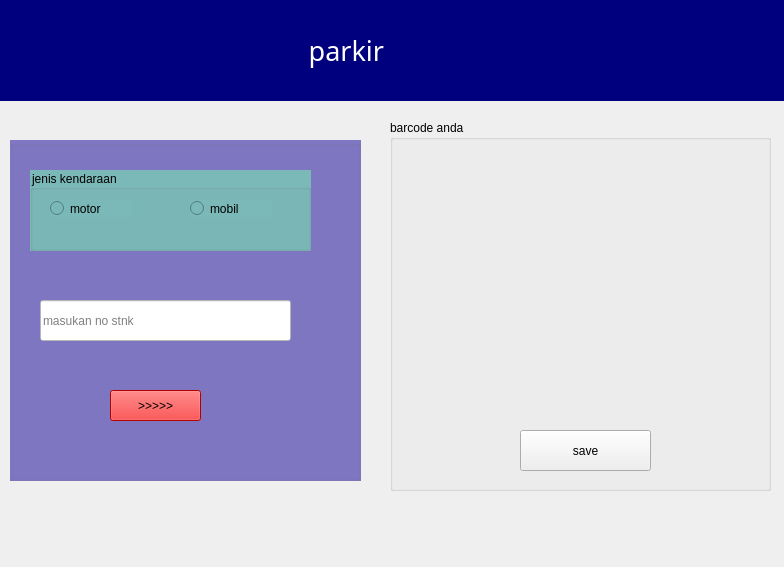
<?xml version="1.0" encoding="UTF-8"?>
<ui version="4.0">
 <class>Form</class>
 <widget class="QWidget" name="Form">
  <property name="geometry">
   <rect>
    <x>0</x>
    <y>0</y>
    <width>784</width>
    <height>567</height>
   </rect>
  </property>
  <property name="windowTitle">
   <string>Form</string>
  </property>
  <property name="styleSheet">
   <string notr="true"/>
  </property>
  <widget class="QLabel" name="label">
   <property name="geometry">
    <rect>
     <x>0</x>
     <y>0</y>
     <width>791</width>
     <height>101</height>
    </rect>
   </property>
   <property name="font">
    <font>
     <family>Algerian</family>
     <pointsize>20</pointsize>
    </font>
   </property>
   <property name="styleSheet">
    <string notr="true">background-color: rgb(0, 0, 127);
color: rgb(255, 255, 255);</string>
   </property>
   <property name="text">
    <string>                                            parkir</string>
   </property>
  </widget>
  <widget class="QGroupBox" name="groupBox_2">
   <property name="geometry">
    <rect>
     <x>10</x>
     <y>140</y>
     <width>351</width>
     <height>341</height>
    </rect>
   </property>
   <property name="styleSheet">
    <string notr="true">background-color: rgb(128, 119, 195);</string>
   </property>
   <property name="title">
    <string/>
   </property>
   <widget class="QGroupBox" name="groupBox">
    <property name="geometry">
     <rect>
      <x>20</x>
      <y>30</y>
      <width>281</width>
      <height>81</height>
     </rect>
    </property>
    <property name="styleSheet">
     <string notr="true">background-color: rgb(123, 184, 184);</string>
    </property>
    <property name="title">
     <string>jenis kendaraan </string>
    </property>
    <widget class="QRadioButton" name="motor">
     <property name="geometry">
      <rect>
       <x>20</x>
       <y>30</y>
       <width>82</width>
       <height>17</height>
      </rect>
     </property>
     <property name="text">
      <string>motor</string>
     </property>
    </widget>
    <widget class="QRadioButton" name="mobil">
     <property name="geometry">
      <rect>
       <x>160</x>
       <y>30</y>
       <width>82</width>
       <height>17</height>
      </rect>
     </property>
     <property name="text">
      <string>mobil</string>
     </property>
    </widget>
   </widget>
   <widget class="QLineEdit" name="stnk">
    <property name="geometry">
     <rect>
      <x>30</x>
      <y>160</y>
      <width>251</width>
      <height>41</height>
     </rect>
    </property>
    <property name="styleSheet">
     <string notr="true">background-color: rgb(255, 255, 255);</string>
    </property>
    <property name="placeholderText">
     <string>masukan no stnk</string>
    </property>
   </widget>
   <widget class="QPushButton" name="tambah">
    <property name="geometry">
     <rect>
      <x>100</x>
      <y>250</y>
      <width>91</width>
      <height>31</height>
     </rect>
    </property>
    <property name="styleSheet">
     <string notr="true">background-color: rgb(255, 0, 0);</string>
    </property>
    <property name="text">
     <string>&gt;&gt;&gt;&gt;&gt;</string>
    </property>
   </widget>
  </widget>
  <widget class="QGroupBox" name="groupBox_3">
   <property name="geometry">
    <rect>
     <x>390</x>
     <y>120</y>
     <width>381</width>
     <height>371</height>
    </rect>
   </property>
   <property name="title">
    <string>barcode anda</string>
   </property>
   <widget class="QLabel" name="gambar">
    <property name="geometry">
     <rect>
      <x>50</x>
      <y>40</y>
      <width>291</width>
      <height>231</height>
     </rect>
    </property>
    <property name="text">
     <string/>
    </property>
   </widget>
   <widget class="QPushButton" name="simpan">
    <property name="geometry">
     <rect>
      <x>130</x>
      <y>310</y>
      <width>131</width>
      <height>41</height>
     </rect>
    </property>
    <property name="text">
     <string>save</string>
    </property>
   </widget>
  </widget>
  <widget class="QLabel" name="cek">
   <property name="geometry">
    <rect>
     <x>20</x>
     <y>450</y>
     <width>201</width>
     <height>31</height>
    </rect>
   </property>
   <property name="text">
    <string/>
   </property>
  </widget>
 </widget>
 <resources/>
 <connections/>
</ui>
